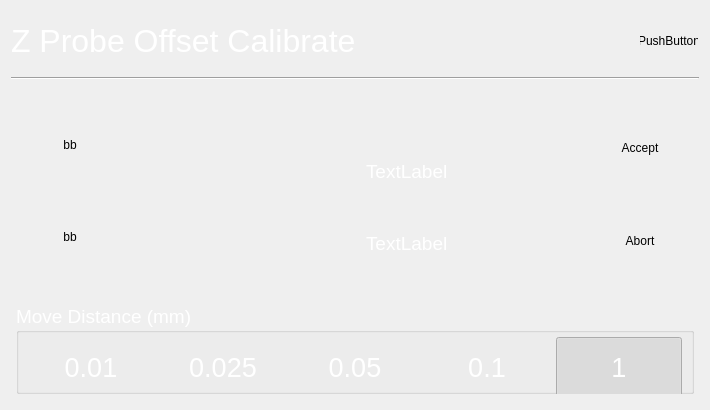
<?xml version="1.0" encoding="UTF-8"?>
<ui version="4.0">
 <class>probe_offset_page</class>
 <widget class="QWidget" name="probe_offset_page">
  <property name="geometry">
   <rect>
    <x>0</x>
    <y>0</y>
    <width>710</width>
    <height>410</height>
   </rect>
  </property>
  <property name="sizePolicy">
   <sizepolicy hsizetype="MinimumExpanding" vsizetype="MinimumExpanding">
    <horstretch>0</horstretch>
    <verstretch>0</verstretch>
   </sizepolicy>
  </property>
  <property name="minimumSize">
   <size>
    <width>700</width>
    <height>410</height>
   </size>
  </property>
  <property name="maximumSize">
   <size>
    <width>720</width>
    <height>420</height>
   </size>
  </property>
  <property name="windowTitle">
   <string>Form</string>
  </property>
  <layout class="QVBoxLayout" name="verticalLayout">
   <item>
    <layout class="QHBoxLayout" name="po_header_layout">
     <item>
      <widget class="QLabel" name="po_header_title">
       <property name="minimumSize">
        <size>
         <width>200</width>
         <height>60</height>
        </size>
       </property>
       <property name="maximumSize">
        <size>
         <width>16777215</width>
         <height>60</height>
        </size>
       </property>
       <property name="font">
        <font>
         <pointsize>24</pointsize>
        </font>
       </property>
       <property name="styleSheet">
        <string notr="true">background: transparent; color: white;</string>
       </property>
       <property name="text">
        <string>Z Probe Offset Calibrate</string>
       </property>
      </widget>
     </item>
     <item>
      <widget class="BlocksCustomButton" name="po_back_button">
       <property name="minimumSize">
        <size>
         <width>60</width>
         <height>60</height>
        </size>
       </property>
       <property name="maximumSize">
        <size>
         <width>60</width>
         <height>60</height>
        </size>
       </property>
       <property name="text">
        <string>PushButton</string>
       </property>
       <property name="flat">
        <bool>true</bool>
       </property>
       <property name="button_type" stdset="0">
        <string>icon</string>
       </property>
       <property name="icon_pixmap" stdset="0">
        <pixmap resource="resources/button_resources.qrc">:/button_borders/media/btn_icons/back.svg</pixmap>
       </property>
      </widget>
     </item>
    </layout>
   </item>
   <item>
    <widget class="Line" name="separator_line">
     <property name="font">
      <font>
       <pointsize>20</pointsize>
      </font>
     </property>
     <property name="orientation">
      <enum>Qt::Horizontal</enum>
     </property>
    </widget>
   </item>
   <item>
    <layout class="QHBoxLayout" name="po_main_content_layout">
     <item>
      <layout class="QVBoxLayout" name="po_tool_content_layout">
       <property name="leftMargin">
        <number>5</number>
       </property>
       <property name="topMargin">
        <number>5</number>
       </property>
       <property name="rightMargin">
        <number>5</number>
       </property>
       <property name="bottomMargin">
        <number>5</number>
       </property>
       <item>
        <layout class="QHBoxLayout" name="tool_options_content">
         <property name="leftMargin">
          <number>5</number>
         </property>
         <property name="topMargin">
          <number>5</number>
         </property>
         <property name="rightMargin">
          <number>5</number>
         </property>
         <property name="bottomMargin">
          <number>5</number>
         </property>
         <item alignment="Qt::AlignLeft">
          <widget class="QWidget" name="tool_move" native="true">
           <layout class="QVBoxLayout" name="move_buttons">
            <property name="leftMargin">
             <number>9</number>
            </property>
            <property name="topMargin">
             <number>9</number>
            </property>
            <property name="rightMargin">
             <number>9</number>
            </property>
            <property name="bottomMargin">
             <number>9</number>
            </property>
            <item>
             <widget class="BlocksCustomButton" name="mb_raise_nozzle">
              <property name="minimumSize">
               <size>
                <width>80</width>
                <height>80</height>
               </size>
              </property>
              <property name="maximumSize">
               <size>
                <width>80</width>
                <height>80</height>
               </size>
              </property>
              <property name="text">
               <string>bb</string>
              </property>
              <property name="flat">
               <bool>true</bool>
              </property>
              <property name="button_type" stdset="0">
               <string>icon</string>
              </property>
              <property name="icon_pixmap" stdset="0">
               <pixmap resource="resources/icon_resources.qrc">:/arrow_icons/media/btn_icons/up_arrow.svg</pixmap>
              </property>
             </widget>
            </item>
            <item alignment="Qt::AlignLeft|Qt::AlignVCenter">
             <widget class="BlocksCustomButton" name="mb_lower_nozzle">
              <property name="minimumSize">
               <size>
                <width>80</width>
                <height>80</height>
               </size>
              </property>
              <property name="maximumSize">
               <size>
                <width>80</width>
                <height>80</height>
               </size>
              </property>
              <property name="text">
               <string>bb</string>
              </property>
              <property name="flat">
               <bool>true</bool>
              </property>
              <property name="button_type" stdset="0">
               <string>icon</string>
              </property>
              <property name="icon_pixmap" stdset="0">
               <pixmap resource="resources/icon_resources.qrc">:/arrow_icons/media/btn_icons/down_arrow.svg</pixmap>
              </property>
             </widget>
            </item>
           </layout>
          </widget>
         </item>
         <item alignment="Qt::AlignHCenter|Qt::AlignVCenter">
          <widget class="QFrame" name="tool_content_info">
           <property name="minimumSize">
            <size>
             <width>400</width>
             <height>200</height>
            </size>
           </property>
           <property name="maximumSize">
            <size>
             <width>16777215</width>
             <height>16777215</height>
            </size>
           </property>
           <property name="frameShape">
            <enum>QFrame::NoFrame</enum>
           </property>
           <property name="frameShadow">
            <enum>QFrame::Plain</enum>
           </property>
           <widget class="QLabel" name="tool_image">
            <property name="geometry">
             <rect>
              <x>20</x>
              <y>30</y>
              <width>346</width>
              <height>211</height>
             </rect>
            </property>
            <property name="text">
             <string/>
            </property>
            <property name="pixmap">
             <pixmap resource="resources/graphic_resources.qrc">:/graphics/media/graphics/babystep_graphic.png</pixmap>
            </property>
           </widget>
           <widget class="QWidget" name="verticalLayoutWidget">
            <property name="geometry">
             <rect>
              <x>130</x>
              <y>30</y>
              <width>220</width>
              <height>154</height>
             </rect>
            </property>
            <layout class="QVBoxLayout" name="tool_content_info_box">
             <property name="spacing">
              <number>2</number>
             </property>
             <property name="leftMargin">
              <number>6</number>
             </property>
             <property name="topMargin">
              <number>6</number>
             </property>
             <property name="rightMargin">
              <number>6</number>
             </property>
             <property name="bottomMargin">
              <number>6</number>
             </property>
             <item>
              <widget class="QWidget" name="old_offset_box_2" native="true">
               <property name="minimumSize">
                <size>
                 <width>200</width>
                 <height>70</height>
                </size>
               </property>
               <property name="maximumSize">
                <size>
                 <width>200</width>
                 <height>70</height>
                </size>
               </property>
               <layout class="QHBoxLayout" name="old_offset_box">
                <item>
                 <widget class="BlocksLabel" name="old_offset_icon">
                  <property name="minimumSize">
                   <size>
                    <width>60</width>
                    <height>60</height>
                   </size>
                  </property>
                  <property name="maximumSize">
                   <size>
                    <width>60</width>
                    <height>60</height>
                   </size>
                  </property>
                  <property name="text">
                   <string/>
                  </property>
                  <property name="pixmap">
                   <pixmap resource="resources/graphic_resources.qrc">:/graphics/media/btn_icons/old_z_offset_icon.svg</pixmap>
                  </property>
                  <property name="alignment">
                   <set>Qt::AlignCenter</set>
                  </property>
                 </widget>
                </item>
                <item>
                 <widget class="QLabel" name="old_offset_info">
                  <property name="minimumSize">
                   <size>
                    <width>140</width>
                    <height>60</height>
                   </size>
                  </property>
                  <property name="maximumSize">
                   <size>
                    <width>140</width>
                    <height>60</height>
                   </size>
                  </property>
                  <property name="font">
                   <font>
                    <pointsize>14</pointsize>
                   </font>
                  </property>
                  <property name="styleSheet">
                   <string notr="true">background: transparent; color: white;</string>
                  </property>
                  <property name="text">
                   <string>TextLabel</string>
                  </property>
                 </widget>
                </item>
               </layout>
              </widget>
             </item>
             <item>
              <widget class="QWidget" name="current_offset_box_2" native="true">
               <property name="minimumSize">
                <size>
                 <width>200</width>
                 <height>70</height>
                </size>
               </property>
               <property name="maximumSize">
                <size>
                 <width>200</width>
                 <height>70</height>
                </size>
               </property>
               <layout class="QHBoxLayout" name="current_offset_box">
                <item>
                 <widget class="BlocksLabel" name="current_offset_icon">
                  <property name="minimumSize">
                   <size>
                    <width>60</width>
                    <height>60</height>
                   </size>
                  </property>
                  <property name="maximumSize">
                   <size>
                    <width>60</width>
                    <height>60</height>
                   </size>
                  </property>
                  <property name="text">
                   <string/>
                  </property>
                  <property name="pixmap">
                   <pixmap resource="resources/graphic_resources.qrc">:/graphics/media/btn_icons/new_z_offset_icon.svg</pixmap>
                  </property>
                  <property name="scaledContents">
                   <bool>true</bool>
                  </property>
                  <property name="alignment">
                   <set>Qt::AlignCenter</set>
                  </property>
                 </widget>
                </item>
                <item>
                 <widget class="QLabel" name="current_offset_info">
                  <property name="minimumSize">
                   <size>
                    <width>140</width>
                    <height>60</height>
                   </size>
                  </property>
                  <property name="maximumSize">
                   <size>
                    <width>140</width>
                    <height>60</height>
                   </size>
                  </property>
                  <property name="font">
                   <font>
                    <pointsize>14</pointsize>
                   </font>
                  </property>
                  <property name="styleSheet">
                   <string notr="true">background: transparent; color: white;</string>
                  </property>
                  <property name="text">
                   <string>TextLabel</string>
                  </property>
                 </widget>
                </item>
               </layout>
              </widget>
             </item>
            </layout>
           </widget>
          </widget>
         </item>
         <item alignment="Qt::AlignRight">
          <widget class="QWidget" name="tool_dialog_2" native="true">
           <layout class="QVBoxLayout" name="tool_dialog">
            <property name="leftMargin">
             <number>9</number>
            </property>
            <property name="topMargin">
             <number>9</number>
            </property>
            <property name="rightMargin">
             <number>9</number>
            </property>
            <property name="bottomMargin">
             <number>9</number>
            </property>
            <item alignment="Qt::AlignRight|Qt::AlignVCenter">
             <widget class="BlocksCustomButton" name="accept_button">
              <property name="minimumSize">
               <size>
                <width>80</width>
                <height>80</height>
               </size>
              </property>
              <property name="maximumSize">
               <size>
                <width>80</width>
                <height>80</height>
               </size>
              </property>
              <property name="text">
               <string>Accept</string>
              </property>
              <property name="flat">
               <bool>true</bool>
              </property>
              <property name="button_type" stdset="0">
               <string>icon_text</string>
              </property>
              <property name="icon_pixmap" stdset="0">
               <pixmap resource="resources/icon_resources.qrc">:/dialog/media/btn_icons/new_accept_hugo.svg</pixmap>
              </property>
              <property name="text_formatting" stdset="0">
               <string>bottom</string>
              </property>
              <property name="text_color" stdset="0">
               <color>
                <red>255</red>
                <green>255</green>
                <blue>255</blue>
               </color>
              </property>
             </widget>
            </item>
            <item alignment="Qt::AlignRight|Qt::AlignVCenter">
             <widget class="BlocksCustomButton" name="abort_button">
              <property name="minimumSize">
               <size>
                <width>80</width>
                <height>80</height>
               </size>
              </property>
              <property name="maximumSize">
               <size>
                <width>80</width>
                <height>80</height>
               </size>
              </property>
              <property name="text">
               <string>Abort</string>
              </property>
              <property name="flat">
               <bool>true</bool>
              </property>
              <property name="button_type" stdset="0">
               <string>icon_text</string>
              </property>
              <property name="icon_pixmap" stdset="0">
               <pixmap resource="resources/icon_resources.qrc">:/dialog/media/btn_icons/new_abort_hugo.svg</pixmap>
              </property>
              <property name="text_formatting" stdset="0">
               <string>bottom</string>
              </property>
              <property name="text_color" stdset="0">
               <color>
                <red>255</red>
                <green>255</green>
                <blue>255</blue>
               </color>
              </property>
             </widget>
            </item>
           </layout>
          </widget>
         </item>
        </layout>
       </item>
       <item>
        <widget class="QGroupBox" name="move_intervals">
         <property name="minimumSize">
          <size>
           <width>350</width>
           <height>90</height>
          </size>
         </property>
         <property name="maximumSize">
          <size>
           <width>16777215</width>
           <height>100</height>
          </size>
         </property>
         <property name="palette">
          <palette>
           <active>
            <colorrole role="WindowText">
             <brush brushstyle="SolidPattern">
              <color alpha="255">
               <red>255</red>
               <green>255</green>
               <blue>255</blue>
              </color>
             </brush>
            </colorrole>
            <colorrole role="ButtonText">
             <brush brushstyle="SolidPattern">
              <color alpha="255">
               <red>255</red>
               <green>255</green>
               <blue>255</blue>
              </color>
             </brush>
            </colorrole>
           </active>
           <inactive>
            <colorrole role="WindowText">
             <brush brushstyle="SolidPattern">
              <color alpha="255">
               <red>255</red>
               <green>255</green>
               <blue>255</blue>
              </color>
             </brush>
            </colorrole>
            <colorrole role="ButtonText">
             <brush brushstyle="SolidPattern">
              <color alpha="255">
               <red>255</red>
               <green>255</green>
               <blue>255</blue>
              </color>
             </brush>
            </colorrole>
           </inactive>
           <disabled>
            <colorrole role="WindowText">
             <brush brushstyle="SolidPattern">
              <color alpha="255">
               <red>120</red>
               <green>120</green>
               <blue>120</blue>
              </color>
             </brush>
            </colorrole>
            <colorrole role="ButtonText">
             <brush brushstyle="SolidPattern">
              <color alpha="255">
               <red>120</red>
               <green>120</green>
               <blue>120</blue>
              </color>
             </brush>
            </colorrole>
           </disabled>
          </palette>
         </property>
         <property name="font">
          <font>
           <pointsize>14</pointsize>
          </font>
         </property>
         <property name="title">
          <string>Move Distance (mm)</string>
         </property>
         <property name="flat">
          <bool>true</bool>
         </property>
         <layout class="QHBoxLayout" name="horizontalLayout">
          <property name="leftMargin">
           <number>9</number>
          </property>
          <property name="topMargin">
           <number>4</number>
          </property>
          <property name="bottomMargin">
           <number>9</number>
          </property>
          <item>
           <widget class="QPushButton" name="move_option_1">
            <property name="minimumSize">
             <size>
              <width>60</width>
              <height>60</height>
             </size>
            </property>
            <property name="maximumSize">
             <size>
              <width>16777215</width>
              <height>60</height>
             </size>
            </property>
            <property name="font">
             <font>
              <pointsize>20</pointsize>
             </font>
            </property>
            <property name="styleSheet">
             <string notr="true">color: white;</string>
            </property>
            <property name="text">
             <string>0.01</string>
            </property>
            <property name="checkable">
             <bool>true</bool>
            </property>
            <property name="flat">
             <bool>true</bool>
            </property>
           </widget>
          </item>
          <item>
           <widget class="QPushButton" name="move_option_2">
            <property name="minimumSize">
             <size>
              <width>60</width>
              <height>60</height>
             </size>
            </property>
            <property name="maximumSize">
             <size>
              <width>16777215</width>
              <height>60</height>
             </size>
            </property>
            <property name="font">
             <font>
              <pointsize>20</pointsize>
             </font>
            </property>
            <property name="styleSheet">
             <string notr="true">color: white;</string>
            </property>
            <property name="text">
             <string>0.025</string>
            </property>
            <property name="checkable">
             <bool>true</bool>
            </property>
            <property name="flat">
             <bool>true</bool>
            </property>
           </widget>
          </item>
          <item>
           <widget class="QPushButton" name="move_option_3">
            <property name="minimumSize">
             <size>
              <width>60</width>
              <height>60</height>
             </size>
            </property>
            <property name="maximumSize">
             <size>
              <width>16777215</width>
              <height>60</height>
             </size>
            </property>
            <property name="font">
             <font>
              <pointsize>20</pointsize>
             </font>
            </property>
            <property name="styleSheet">
             <string notr="true">color: white;</string>
            </property>
            <property name="text">
             <string>0.05</string>
            </property>
            <property name="checkable">
             <bool>true</bool>
            </property>
            <property name="flat">
             <bool>true</bool>
            </property>
           </widget>
          </item>
          <item>
           <widget class="QPushButton" name="move_option_4">
            <property name="minimumSize">
             <size>
              <width>60</width>
              <height>60</height>
             </size>
            </property>
            <property name="maximumSize">
             <size>
              <width>16777215</width>
              <height>60</height>
             </size>
            </property>
            <property name="font">
             <font>
              <pointsize>20</pointsize>
             </font>
            </property>
            <property name="styleSheet">
             <string notr="true">color: white;</string>
            </property>
            <property name="text">
             <string>0.1</string>
            </property>
            <property name="checkable">
             <bool>true</bool>
            </property>
            <property name="checked">
             <bool>false</bool>
            </property>
            <property name="flat">
             <bool>true</bool>
            </property>
           </widget>
          </item>
          <item>
           <widget class="QPushButton" name="move_option_5">
            <property name="minimumSize">
             <size>
              <width>60</width>
              <height>60</height>
             </size>
            </property>
            <property name="maximumSize">
             <size>
              <width>16777215</width>
              <height>60</height>
             </size>
            </property>
            <property name="font">
             <font>
              <pointsize>20</pointsize>
             </font>
            </property>
            <property name="styleSheet">
             <string notr="true">color: white;</string>
            </property>
            <property name="text">
             <string>1</string>
            </property>
            <property name="checkable">
             <bool>true</bool>
            </property>
            <property name="checked">
             <bool>true</bool>
            </property>
            <property name="flat">
             <bool>true</bool>
            </property>
           </widget>
          </item>
         </layout>
        </widget>
       </item>
      </layout>
     </item>
    </layout>
   </item>
  </layout>
 </widget>
 <customwidgets>
  <customwidget>
   <class>BlocksCustomButton</class>
   <extends>QPushButton</extends>
   <header location="global">utils.ui</header>
  </customwidget>
  <customwidget>
   <class>BlocksLabel</class>
   <extends>QLabel</extends>
   <header location="global">utils.ui</header>
  </customwidget>
 </customwidgets>
 <resources>
  <include location="resources/graphic_resources.qrc"/>
  <include location="resources/icon_resources.qrc"/>
  <include location="resources/button_resources.qrc"/>
 </resources>
 <connections/>
 <buttongroups>
  <buttongroup name="move_intervals_button_group"/>
 </buttongroups>
</ui>
